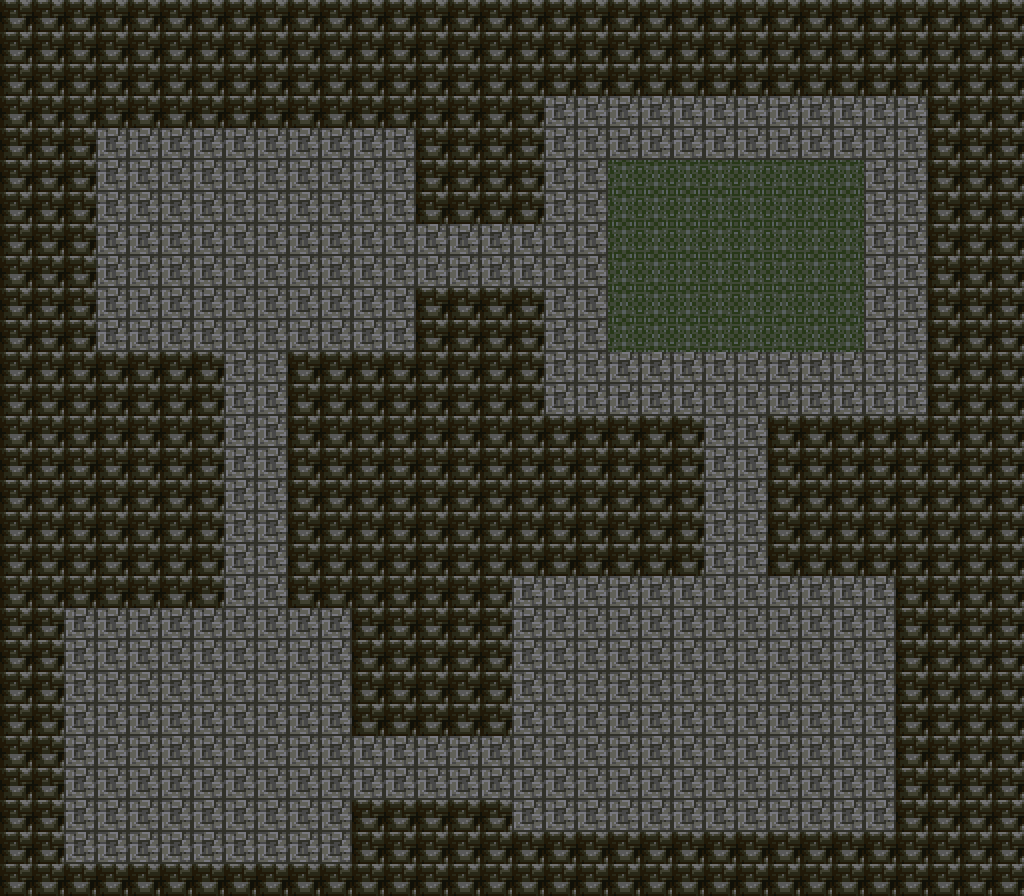

This is a level from a 2D game, rendered from its Tiled map with the project's own tilesets. A one-line summary and the map file follow, with tile-layer data summarised:
An orthogonal 32x28 tile map with 32x32 px tiles, 3 tile layers (floor, walls, details), 7 tilesets and 6 objects (4x Static, Spawn, Warp).

<map version="1.10" orientation="orthogonal" renderorder="right-down" width="32" height="28" tilewidth="32" tileheight="32" infinite="0" nextlayerid="8" nextobjectid="7">
 <properties>
  <property name="biome" value="Cave" />
  <property name="song" value="underground-town" />
  <property name="RegionName" value="G: Shunned Caves" />
 </properties>
 <tileset firstgid="1" source="../../../Tilesets/outdoors.tsx" />
 <tileset firstgid="501" source="../../../Tilesets/npc.tsx" />
 <tileset firstgid="1001" source="../../../Tilesets/dungeon.tsx" />
 <tileset firstgid="1501" source="../../../Tilesets/indoor.tsx" />
 <tileset firstgid="2001" source="../../../Tilesets/castle.tsx" />
 <tileset firstgid="2501" source="../../../Tilesets/overworld.tsx" />
 <tileset firstgid="3001" source="../../../Tilesets/biomes.tsx" />
 <layer id="1" name="floor" width="32" height="28">
  <data>[896 cells, 896 non-empty, 2 distinct tile ids]</data>
 </layer>
 <layer id="2" name="walls" width="32" height="28">
  <properties>
   <property name="Collideable" value="true" type="bool" />
  </properties>
  <data>[896 cells, 494 non-empty, 1 distinct tile ids]</data>
 </layer>
 <layer id="3" name="details" width="32" height="28">
  <data>[896 cells, 0 non-empty, 0 distinct tile ids]</data>
 </layer>
 <objectgroup id="7" name="objects">
  <properties>
   <property name="RenderRole" value="Objects" />
  </properties>
  <object id="1" name="start" class="Spawn" x="128" y="736" width="32" height="32">
   <properties>
    <property name="DefaultSpawn" value="true" type="bool" />
   </properties>
  </object>
  <object id="2" name="Out to entrance ravine" class="Warp" x="128" y="832" width="32" height="32" gid="1014">
   <properties>
    <property name="WarpMap" value="map/borderlands/cave-entrance" />
    <property name="SpawnId" value="from-g" />
   </properties>
  </object>
  <object id="3" name="G: lair entrance" class="Static" x="160" y="800" width="32" height="32" gid="1130">
   <properties>
    <property name="Text" value="G - Shunned Caves&#10;The stairs lead back to the entrance ravine. This lair can be explored; its quest and encounters are not yet populated." />
    <property name="Collideable" value="false" type="bool" />
   </properties>
  </object>
  <object id="4" name="Chamber landmark" class="Static" x="160" y="224" width="32" height="32" gid="1130">
   <properties>
    <property name="Text" value="A quiet den and abandoned side chambers make this passage feel unwelcome." />
    <property name="Collideable" value="false" type="bool" />
   </properties>
  </object>
  <object id="5" name="Room 3" class="Static" x="576" y="160" width="32" height="32" gid="1130">
   <properties>
    <property name="Text" value="Store room&#10;A quiet den and abandoned side chambers make this passage feel unwelcome." />
    <property name="Collideable" value="false" type="bool" />
   </properties>
  </object>
  <object id="6" name="Room 4" class="Static" x="544" y="640" width="32" height="32" gid="1130">
   <properties>
    <property name="Text" value="Side passage&#10;A quiet den and abandoned side chambers make this passage feel unwelcome." />
    <property name="Collideable" value="false" type="bool" />
   </properties>
  </object>
 </objectgroup>
</map>
